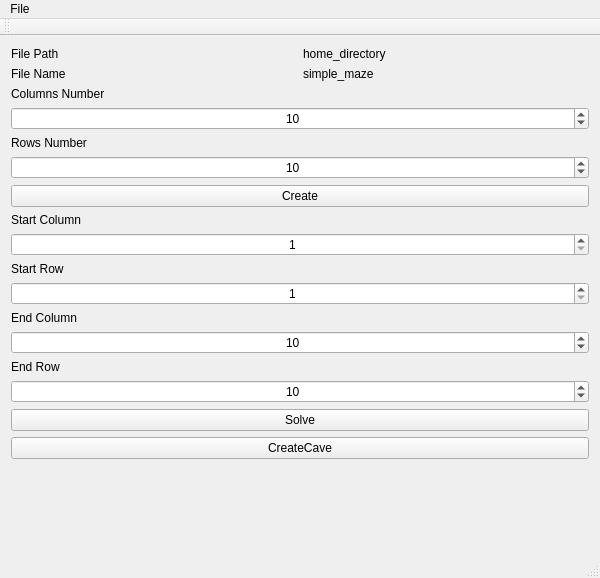
<?xml version="1.0" encoding="UTF-8"?>
<ui version="4.0">
 <class>MainWindow</class>
 <widget class="QMainWindow" name="MainWindow">
  <property name="geometry">
   <rect>
    <x>0</x>
    <y>0</y>
    <width>600</width>
    <height>578</height>
   </rect>
  </property>
  <property name="windowTitle">
   <string>s21_Maze</string>
  </property>
  <widget class="QWidget" name="centralWidget">
   <layout class="QGridLayout" name="gridLayout">
    <item row="0" column="0">
     <layout class="QVBoxLayout" name="verticalLayout_12">
      <item>
       <layout class="QVBoxLayout" name="verticalLayout_11">
        <item>
         <layout class="QHBoxLayout" name="horizontalLayout_2">
          <item>
           <widget class="QLabel" name="LFP">
            <property name="text">
             <string>File Path</string>
            </property>
           </widget>
          </item>
          <item>
           <widget class="QLabel" name="LFilePath">
            <property name="text">
             <string>home_directory</string>
            </property>
           </widget>
          </item>
         </layout>
        </item>
        <item>
         <layout class="QHBoxLayout" name="horizontalLayout_3">
          <item>
           <widget class="QLabel" name="LMN">
            <property name="text">
             <string>File Name</string>
            </property>
           </widget>
          </item>
          <item>
           <widget class="QLabel" name="LMazeName">
            <property name="text">
             <string>simple_maze</string>
            </property>
           </widget>
          </item>
         </layout>
        </item>
       </layout>
      </item>
      <item>
       <layout class="QHBoxLayout" name="horizontalLayout">
        <item>
         <layout class="QVBoxLayout" name="verticalLayout_10">
          <item>
           <layout class="QVBoxLayout" name="verticalLayout_3">
            <item>
             <layout class="QVBoxLayout" name="verticalLayout">
              <item>
               <widget class="QLabel" name="LColumnsNumber">
                <property name="text">
                 <string>Columns Number</string>
                </property>
               </widget>
              </item>
              <item>
               <widget class="QSpinBox" name="SBColumnsNumber">
                <property name="alignment">
                 <set>Qt::AlignCenter</set>
                </property>
                <property name="minimum">
                 <number>1</number>
                </property>
                <property name="maximum">
                 <number>50</number>
                </property>
                <property name="value">
                 <number>10</number>
                </property>
               </widget>
              </item>
             </layout>
            </item>
            <item>
             <layout class="QVBoxLayout" name="verticalLayout_2">
              <item>
               <widget class="QLabel" name="LRowsNumber">
                <property name="text">
                 <string>Rows Number</string>
                </property>
               </widget>
              </item>
              <item>
               <widget class="QSpinBox" name="SBRowsNumber">
                <property name="alignment">
                 <set>Qt::AlignCenter</set>
                </property>
                <property name="minimum">
                 <number>1</number>
                </property>
                <property name="maximum">
                 <number>50</number>
                </property>
                <property name="value">
                 <number>10</number>
                </property>
               </widget>
              </item>
             </layout>
            </item>
           </layout>
          </item>
          <item>
           <widget class="QPushButton" name="PBCreate">
            <property name="text">
             <string>Create</string>
            </property>
           </widget>
          </item>
          <item>
           <layout class="QVBoxLayout" name="verticalLayout_4">
            <item>
             <layout class="QVBoxLayout" name="verticalLayout_5">
              <item>
               <widget class="QLabel" name="LStartColumn">
                <property name="text">
                 <string>Start Column</string>
                </property>
               </widget>
              </item>
              <item>
               <widget class="QSpinBox" name="SBStartColumn">
                <property name="alignment">
                 <set>Qt::AlignCenter</set>
                </property>
                <property name="minimum">
                 <number>1</number>
                </property>
                <property name="maximum">
                 <number>50</number>
                </property>
                <property name="value">
                 <number>1</number>
                </property>
               </widget>
              </item>
             </layout>
            </item>
            <item>
             <layout class="QVBoxLayout" name="verticalLayout_6">
              <item>
               <widget class="QLabel" name="LSartRow">
                <property name="text">
                 <string>Start Row</string>
                </property>
               </widget>
              </item>
              <item>
               <widget class="QSpinBox" name="SBStartRow">
                <property name="alignment">
                 <set>Qt::AlignCenter</set>
                </property>
                <property name="minimum">
                 <number>1</number>
                </property>
                <property name="maximum">
                 <number>50</number>
                </property>
                <property name="value">
                 <number>1</number>
                </property>
               </widget>
              </item>
             </layout>
            </item>
           </layout>
          </item>
          <item>
           <layout class="QVBoxLayout" name="verticalLayout_7">
            <item>
             <layout class="QVBoxLayout" name="verticalLayout_8">
              <item>
               <widget class="QLabel" name="LEndColumn">
                <property name="text">
                 <string>End Column</string>
                </property>
               </widget>
              </item>
              <item>
               <widget class="QSpinBox" name="SBEndColumn">
                <property name="alignment">
                 <set>Qt::AlignCenter</set>
                </property>
                <property name="minimum">
                 <number>1</number>
                </property>
                <property name="maximum">
                 <number>50</number>
                </property>
                <property name="value">
                 <number>10</number>
                </property>
               </widget>
              </item>
             </layout>
            </item>
            <item>
             <layout class="QVBoxLayout" name="verticalLayout_9">
              <item>
               <widget class="QLabel" name="LEndRow">
                <property name="text">
                 <string>End Row</string>
                </property>
               </widget>
              </item>
              <item>
               <widget class="QSpinBox" name="SBEndRow">
                <property name="alignment">
                 <set>Qt::AlignCenter</set>
                </property>
                <property name="minimum">
                 <number>1</number>
                </property>
                <property name="maximum">
                 <number>50</number>
                </property>
                <property name="value">
                 <number>10</number>
                </property>
               </widget>
              </item>
             </layout>
            </item>
           </layout>
          </item>
          <item>
           <widget class="QPushButton" name="PBSolve">
            <property name="text">
             <string>Solve</string>
            </property>
           </widget>
          </item>
          <item>
           <widget class="QPushButton" name="PBCreateCave">
            <property name="text">
             <string>CreateCave</string>
            </property>
           </widget>
          </item>
          <item>
           <spacer name="verticalSpacer">
            <property name="orientation">
             <enum>Qt::Vertical</enum>
            </property>
            <property name="sizeHint" stdset="0">
             <size>
              <width>20</width>
              <height>40</height>
             </size>
            </property>
           </spacer>
          </item>
         </layout>
        </item>
        <item>
         <layout class="QGridLayout" name="GLMaze">
          <property name="horizontalSpacing">
           <number>48</number>
          </property>
         </layout>
        </item>
       </layout>
      </item>
     </layout>
    </item>
   </layout>
  </widget>
  <widget class="QMenuBar" name="menuBar">
   <property name="geometry">
    <rect>
     <x>0</x>
     <y>0</y>
     <width>600</width>
     <height>22</height>
    </rect>
   </property>
   <widget class="QMenu" name="menuFile">
    <property name="title">
     <string>File</string>
    </property>
    <addaction name="actionLoad"/>
    <addaction name="actionSave"/>
   </widget>
   <addaction name="menuFile"/>
  </widget>
  <widget class="QToolBar" name="mainToolBar">
   <attribute name="toolBarArea">
    <enum>TopToolBarArea</enum>
   </attribute>
   <attribute name="toolBarBreak">
    <bool>false</bool>
   </attribute>
  </widget>
  <widget class="QStatusBar" name="statusBar"/>
  <action name="actionLoad">
   <property name="text">
    <string>Load</string>
   </property>
  </action>
  <action name="actionSave">
   <property name="text">
    <string>Save</string>
   </property>
  </action>
 </widget>
 <layoutdefault spacing="6" margin="11"/>
 <resources/>
 <connections/>
</ui>
